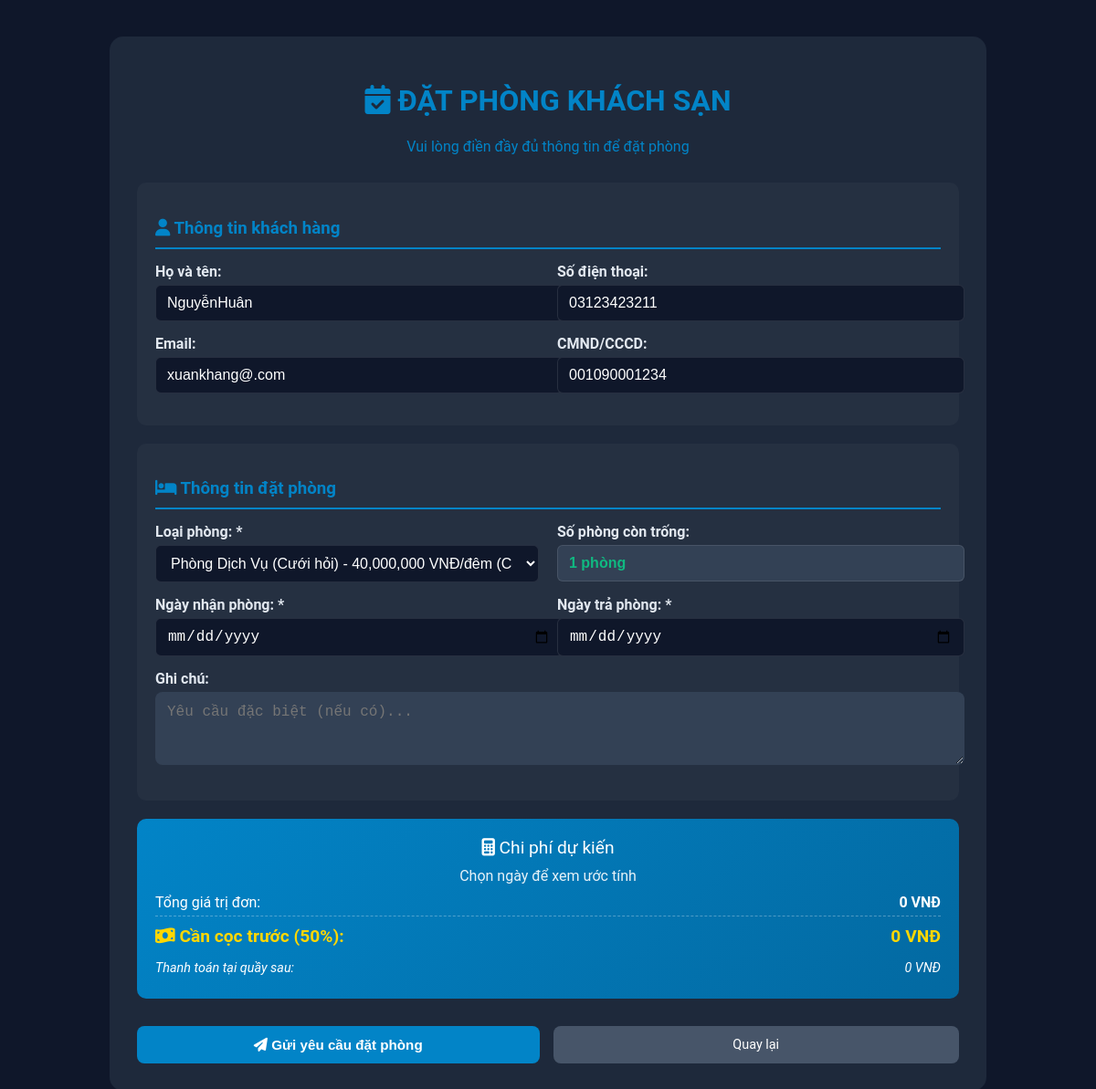
Screenshot of /?controller=BookingController&action=create&type=BD (signed in) with the database file from the repository.
### tables this page shows
CREATE TABLE `hotels_guests` (
  `MaKhachHang` int(11) NOT NULL,
  `TenKhachHang` varchar(50) NOT NULL,
  `HoKhachHang` varchar(50) NOT NULL,
  `EmailKhachHang` varchar(50) NOT NULL,
  `SoDienThoaiKhachHang` varchar(15) NOT NULL,
  `CMND_CCCDKhachHang` varchar(30) NOT NULL,
  `DiaChi` varchar(50) NOT NULL,
  `MatKhau` varchar(30) DEFAULT NULL,
  `TrangThai` enum('Reserved','Not Reserved') NOT NULL DEFAULT 'Not Reserved',
  `NgayTao` timestamp NOT NULL DEFAULT current_timestamp()
);

### MVC/Core/controller.php (called while the page is built, shortened)
<?php
class controller {
    public function model($model) {
        return new $model;
    }
    public function view($view, $data = []) {
        require_once "./MVC/Views/".$view.".php";
    }
}
?>

### MVC/Controllers/BookingController.php (called while the page is built, shortened)
<?php
class BookingController extends controller {
    public function create() {
        $guestModel = $this->model("GuestModel");
        $roomTypeModel = $this->model("RoomTypeModel");
        $guest = $guestModel->getGuestById($_SESSION['guest_id']);
        $roomTypes = $roomTypeModel->getAllWithAvailability();
        $this->view("Pages/BookingCreate", [
            "guest" => $guest,
            "roomTypes" => $roomTypes
        ]);
    }
}
?>

### MVC/Core/App.php (called while the page is built, shortened)
<?php
class App {
    protected $action = "index";
    public function __construct() {
        $this->controller = new $this->controller;
        if (isset($_GET['action'])) {
            $this->action = $_GET['action'];
        }
        call_user_func([$this->controller, $this->action]);
    }
}

### index.php (called while the page is built, shortened)
<?php
$app = new App();

### MVC/Core/connectDB.php (called while the page is built, shortened)
<?php
class connectDB {
    protected $con;
    public function __construct() {
        $this->con = mysqli_connect(
            "localhost",
            "root",
            "",
            "web_hotel_mngt",
            3307
        );
        mysqli_set_charset($this->con, "utf8");
    }
    public function selectOne($sql, $params = []) {
        $stmt = $this->prepareStatement($sql, $params);
        mysqli_stmt_execute($stmt);
        $result = mysqli_stmt_get_result($stmt);
        $data = mysqli_fetch_assoc($result);
        return $data;
    }
    private function prepareStatement($sql, $params = []) {
        $stmt = mysqli_prepare($this->con, $sql);
        return $stmt;
    }
}

### MVC/Models/GuestModel.php (called while the page is built, shortened)
<?php
class GuestModel extends connectDB {
    public function getGuestById($id) {
        $id = mysqli_real_escape_string($this->con, (string)$id);
        $sql = "SELECT MaKhachHang, TenKhachHang, HoKhachHang, EmailKhachHang,
                SoDienThoaiKhachHang, CMND_CCCDKhachHang, DiaChi, TrangThai, NgayTao
                FROM hotels_guests WHERE MaKhachHang = '$id'";
        return $this->selectOne($sql);
    }
}
?>

### MVC/Models/RoomTypeModel.php (called while the page is built, shortened)
<?php
class RoomTypeModel extends connectDB {
    public function getAllWithAvailability() {
        $sql = "SELECT rt.*,
                (SELECT COUNT(*) FROM rooms_room r
                 WHERE r.MaLoaiPhong = rt.MaLoaiPhong AND r.KhaDung = 'Yes') as SoPhongTrong
                FROM rooms_roomtype rt";
        return mysqli_query($this->con, $sql);
    }
}
?>

### MVC/Views/Pages/BookingCreate.php (the view, shortened to what this page needs)
<div class="booking-wrapper">
    <div class="booking-container">
        <div class="booking-header">
            <h1><i class="fas fa-calendar-check"></i> ĐẶT PHÒNG KHÁCH SẠN</h1>
            <p>Vui lòng điền đầy đủ thông tin để đặt phòng</p>
        </div>
        <form action="?controller=BookingController&action=handleCreate" method="POST" id="bookingForm">
            <div class="form-section">
                <h3><i class="fas fa-user"></i> Thông tin khách hàng</h3>
                <div class="form-row">
                    <div class="form-group">
                        <label>Họ và tên:</label>
                        <input type="text" class="form-control-booking"
                               value="<?= $data['guest']['HoKhachHang'] ?><?= $data['guest']['TenKhachHang'] ?>"
                               readonly>
                    </div>
                    <div class="form-group">
                        <label>Số điện thoại:</label>
                        <input type="text" class="form-control-booking"
                               value="<?= $data['guest']['SoDienThoaiKhachHang'] ?>"
                               readonly>
                    </div>
                </div>
                <div class="form-row">
                    <div class="form-group">
                        <label>Email:</label>
                        <input type="text" class="form-control-booking"
                               value="<?= $data['guest']['EmailKhachHang'] ?>"
                               readonly>
                    </div>
                    <div class="form-group">
                        <label>CMND/CCCD:</label>
                        <input type="text" class="form-control-booking"
                               value="<?= $data['guest']['CMND_CCCDKhachHang'] ?>"
                               readonly>
                    </div>
                </div>
            </div>
            <div class="form-section">
                <h3><i class="fas fa-bed"></i> Thông tin đặt phòng</h3>
                <div class="form-row">
                    <div class="form-group">
                        <label>Loại phòng: *</label>
                        <select name="ma_loai_phong" id="roomType" class="form-control-booking" required onchange="updateEstimate()">
                            <?php foreach($data['roomTypes'] as $room): ?>
                                <?php
                                $selected = (isset($_GET['type']) && $_GET['type'] == $room['MaLoaiPhong']) ? 'selected' : '';
                                ?>
                                <option value="<?= $room['MaLoaiPhong'] ?>"
                                        data-price="<?= $room['GiaPhong'] ?>"
                                        data-available="<?= $room['SoPhongTrong'] ?>"
                                        <?= $selected ?>>
                                    <?= $room['TenLoaiPhong'] ?> - <?= number_format($room['GiaPhong']) ?> VNĐ/đêm (Còn <?= $room['SoPhongTrong'] ?> phòng)
                                </option>
                            <?php endforeach; ?>
                        </select>
                    </div>
                    <div class="form-group">
                        <label>Số phòng còn trống:</label>
                        <input type="text" id="availableRooms" class="form-control-booking"
                               value="Vui lòng chọn loại phòng" readonly
                               style="background: #334155; color: #10b981; font-weight: bold;">
                    </div>
                </div>
                <div class="form-row">
                    <div class="form-group">
                        <label>Ngày nhận phòng: *</label>
                        <input type="date" name="ngay_nhan" id="checkinDate"
                               class="form-control-booking" required
                               min="<?= date('Y-m-d') ?>"
                               onchange="updateEstimate()">
                    </div>
                    <div class="form-group">
                        <label>Ngày trả phòng: *</label>
                        <input type="date" name="ngay_tra" id="checkoutDate"
                               class="form-control-booking" required
                               min="<?= date('Y-m-d', strtotime('+1 day')) ?>"
                               onchange="updateEstimate()">
                    </div>
                </div>
                <div class="form-row full">
                    <div class="form-group">
                        <label>Ghi chú:</label>
                        <textarea name="ghi_chu" class="form-control-booking"
                                  rows="3" placeholder="Yêu cầu đặc biệt (nếu có)..."></textarea>
                    </div>
                </div>
            </div>
            <div class="estimate-box">
                <div style="font-size: 1.2rem; margin-bottom: 10px;">
                    <i class="fas fa-calculator"></i> Chi phí dự kiến
                </div>
                <div id="estimateDetails" style="margin-bottom: 5px; opacity: 0.9;">
                    Chọn ngày để xem ước tính
                </div>
                <div style="display: flex; justify-content: space-between; padding: 5px 0; border-bottom: 1px dashed rgba(255,255,255,0.3);">
                    <span>Tổng giá trị đơn:</span>
                    <span id="totalAmount" style="font-weight: bold;">0 VNĐ</span>
                </div>
                <div style="display: flex; justify-content: space-between; padding: 10px 0; color: #ffd700; font-size: 1.2rem; font-weight: bold;">
                    <span><i class="fas fa-money-bill-wave"></i> Cần cọc trước (50%):</span>
                    <span id="depositAmount">0 VNĐ</span>
                </div>
                <div style="display: flex; justify-content: space-between; padding: 5px 0; font-size: 0.9rem; font-style: italic;">
                    <span>Thanh toán tại quầy sau:</span>
                    <span id="remainAmount">0 VNĐ</span>
                </div>
                </div>
            <div style="display: flex; gap: 15px; margin-top: 30px;">
                <button type="submit" class="btn-submit" style="flex: 1;">
                    <i class="fas fa-paper-plane"></i> Gửi yêu cầu đặt phòng
                </button>
                <a href="?controller=GuestController&action=home" class="btn-back"
                   style="flex: 1; text-align: center; padding: 12px;">
                    Quay lại
                </a>
            </div>
        </form>
    </div>
</div>

### Public/Css/style_hello.css (style rules this page uses)
:root { --bg-dark: #0f172a; --card-bg: #1e293b; --ocean-blue: #0284c7; --ocean-hover: #0369a1; --text-main: #f1f5f9; }
body { margin: 0; background-color: var(--bg-dark); font-family: 'Segoe UI', sans-serif; display: flex; justify-content: center; align-items: center; height: 100vh; }

### Public/Css/login_style.css (style rules this page uses)
:root { --bg-dark: #0f172a; --card-bg: #1e293b; --ocean-blue: #0284c7; --ocean-hover: #0369a1; --text-white: #f1f5f9; --input-bg: #334155; --text-muted: #94a3b8; }
.btn-submit { flex: 2; padding: 10px; background: var(--ocean-blue); color: white; border: none; border-radius: 8px; font-weight: 600; cursor: pointer; transition: 0.3s; font-size: 0.95rem; }
.btn-back { flex: 1; padding: 10px; background: #475569; color: white; text-align: center; text-decoration: none; border-radius: 8px; font-size: 0.9rem; transition: 0.3s; }

### Public/Css/admin_style.css (style rules this page uses)
html, body { margin: 0; padding: 0; width: 100%; height: 100%; display: block; background-color: #0f172a; }
:root { --bg-dark: #0f172a; --sidebar-bg: #1e293b; --ocean-blue: #0284c7; --ocean-hover: #0ea5e9; --text-white: #f1f5f9; --text-muted: #94a3b8; }

### Public/Css/department_style.css (style rules this page uses)
:root { --card-bg: #1e293b; --border-color: rgba(255, 255, 255, 0.1); --ocean-blue: #0284c7; --text-white: #f1f5f9; }

### Public/Css/employee_style.css (style rules this page uses)
:root { --bg-dark: #0f172a; --card-bg: #1e293b; --border-color: rgba(255,255,255,0.1); --ocean-blue: #0284c7; --text-white: #f1f5f9; --text-light: #cbd5e1; }
body { background: var(--bg-dark); color: var(--text-white); font-family: "Roboto", sans-serif; }
.form-group label { font-weight:600; display:block; margin-bottom:6px; color:#e2e8f0; }
.form-group input, .form-group select { width:100%; padding:10px 12px; border-radius:6px; border:1px solid var(--border-color); background:#0f172a; color:white; outline:none; }

### MVC/Views/Pages/BookingCreate.php (style rules this page uses)
.booking-wrapper { min-height: 100vh; background: var(--bg-dark); padding: 40px 20px; }
.booking-container { max-width: 900px; margin: 0 auto; background: var(--card-bg); border-radius: 15px; padding: 30px; color: var(--text-white); }
.booking-header { text-align: center; margin-bottom: 30px; color: var(--ocean-blue); }
.form-section { background: rgba(255,255,255,0.03); padding: 20px; border-radius: 10px; margin-bottom: 20px; }
.form-section h3 { color: var(--ocean-blue); margin-bottom: 15px; border-bottom: 2px solid var(--ocean-blue); padding-bottom: 10px; }
.form-row { display: grid; grid-template-columns: 1fr 1fr; gap: 20px; margin-bottom: 15px; }
.form-row.full { grid-template-columns: 1fr; }
.form-group label { display: block; margin-bottom: 5px; font-weight: bold; }
.form-control-booking { width: 100%; padding: 12px; background: var(--input-bg); border: 1px solid transparent; border-radius: 8px; color: white; font-size: 1rem; }
.estimate-box { background: linear-gradient(135deg, var(--ocean-blue), #0369a1); padding: 20px; border-radius: 10px; text-align: center; color: white; }

### rows the page displays
hotels_guests: HoKhachHang+TenKhachHang "NguyễnHuân", SoDienThoaiKhachHang "03123423211", EmailKhachHang "xuankhang@.com", CMND_CCCDKhachHang "001090001234"

### other values shown
form field ma_loai_phong "Phòng Dịch Vụ (Cưới hỏi) - 40,000,000 VNĐ/đêm (Còn 1 phòng)"
